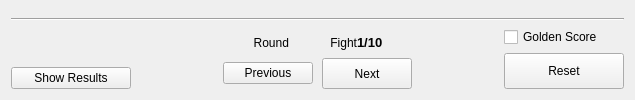
      <widget class="QWidget" name="tab_view">
       <property name="toolTip">
        <string>Score board (Ctrl+2)</string>
       </property>
       <attribute name="icon">
        <iconset resource="ipponboard.qrc">
         <normaloff>:/res/images/logo_team.png</normaloff>:/res/images/logo_team.png</iconset>
       </attribute>
       <attribute name="title">
        <string>Board</string>
       </attribute>
       <layout class="QVBoxLayout" name="verticalLayout_6" stretch="10,0,0">
        <item>
         <widget class="QFrame" name="frame_primary_view">
          <property name="styleSheet">
           <string notr="true"/>
          </property>
          <property name="frameShape">
           <enum>QFrame::NoFrame</enum>
          </property>
          <property name="frameShadow">
           <enum>QFrame::Plain</enum>
          </property>
          <layout class="QVBoxLayout" name="verticalLayout_4">
           <property name="leftMargin">
            <number>0</number>
           </property>
           <property name="topMargin">
            <number>0</number>
           </property>
           <property name="rightMargin">
            <number>0</number>
           </property>
           <property name="bottomMargin">
            <number>0</number>
           </property>
           <item>
            <layout class="QVBoxLayout" name="verticalLayout_3"/>
           </item>
          </layout>
         </widget>
        </item>
        <item>
         <widget class="Line" name="line_2">
          <property name="orientation">
           <enum>Qt::Horizontal</enum>
          </property>
         </widget>
        </item>
        <item>
         <layout class="QHBoxLayout" name="horizontalLayout_2" stretch="0,1,0,1,0">
          <property name="spacing">
           <number>12</number>
          </property>
          <item>
           <layout class="QVBoxLayout" name="verticalLayout">
            <property name="spacing">
             <number>0</number>
            </property>
            <property name="leftMargin">
             <number>0</number>
            </property>
            <item>
             <spacer name="verticalSpacer">
              <property name="orientation">
               <enum>Qt::Vertical</enum>
              </property>
              <property name="sizeHint" stdset="0">
               <size>
                <width>20</width>
                <height>40</height>
               </size>
              </property>
             </spacer>
            </item>
            <item>
             <widget class="QPushButton" name="button_pause">
              <property name="minimumSize">
               <size>
                <width>120</width>
                <height>0</height>
               </size>
              </property>
              <property name="focusPolicy">
               <enum>Qt::NoFocus</enum>
              </property>
              <property name="toolTip">
               <string>Show result screen (F4)</string>
              </property>
              <property name="text">
               <string>Show Results</string>
              </property>
              <property name="icon">
               <iconset resource="ipponboard.qrc">
                <normaloff>:/res/images/off.png</normaloff>
                <normalon>:/res/images/on_green.png</normalon>
                <activeoff>:/res/images/off.png</activeoff>
                <selectedoff>:/res/images/off.png</selectedoff>:/res/images/off.png</iconset>
              </property>
              <property name="iconSize">
               <size>
                <width>24</width>
                <height>24</height>
               </size>
              </property>
              <property name="shortcut">
               <string notr="true"/>
              </property>
              <property name="checkable">
               <bool>true</bool>
              </property>
             </widget>
            </item>
           </layout>
          </item>
          <item>
           <spacer name="horizontalSpacer_10">
            <property name="orientation">
             <enum>Qt::Horizontal</enum>
            </property>
            <property name="sizeHint" stdset="0">
             <size>
              <width>40</width>
              <height>20</height>
             </size>
            </property>
           </spacer>
          </item>
          <item>
           <layout class="QVBoxLayout" name="verticalLayout_5">
            <property name="spacing">
             <number>0</number>
            </property>
            <property name="topMargin">
             <number>0</number>
            </property>
            <item>
             <layout class="QHBoxLayout" name="horizontalLayout_4">
              <property name="topMargin">
               <number>0</number>
              </property>
              <item>
               <spacer name="horizontalSpacer_8">
                <property name="orientation">
                 <enum>Qt::Horizontal</enum>
                </property>
                <property name="sizeHint" stdset="0">
                 <size>
                  <width>20</width>
                  <height>20</height>
                 </size>
                </property>
               </spacer>
              </item>
              <item>
               <widget class="QLabel" name="label_round">
                <property name="font">
                 <font>
                  <weight>50</weight>
                  <italic>false</italic>
                  <bold>false</bold>
                 </font>
                </property>
                <property name="layoutDirection">
                 <enum>Qt::LeftToRight</enum>
                </property>
                <property name="text">
                 <string>Round</string>
                </property>
                <property name="alignment">
                 <set>Qt::AlignRight|Qt::AlignTrailing|Qt::AlignVCenter</set>
                </property>
               </widget>
              </item>
              <item>
               <widget class="ScaledImage" name="widget_currentRound" native="true">
                <property name="minimumSize">
                 <size>
                  <width>20</width>
                  <height>20</height>
                 </size>
                </property>
               </widget>
              </item>
              <item>
               <spacer name="horizontalSpacer_9">
                <property name="orientation">
                 <enum>Qt::Horizontal</enum>
                </property>
                <property name="sizeType">
                 <enum>QSizePolicy::Fixed</enum>
                </property>
                <property name="sizeHint" stdset="0">
                 <size>
                  <width>20</width>
                  <height>20</height>
                 </size>
                </property>
               </spacer>
              </item>
              <item>
               <widget class="QLabel" name="label_8">
                <property name="font">
                 <font>
                  <weight>50</weight>
                  <bold>false</bold>
                 </font>
                </property>
                <property name="frameShape">
                 <enum>QFrame::NoFrame</enum>
                </property>
                <property name="frameShadow">
                 <enum>QFrame::Plain</enum>
                </property>
                <property name="text">
                 <string>Fight</string>
                </property>
                <property name="alignment">
                 <set>Qt::AlignRight|Qt::AlignTrailing|Qt::AlignVCenter</set>
                </property>
               </widget>
              </item>
              <item>
               <widget class="QLabel" name="label_fight">
                <property name="font">
                 <font>
                  <pointsize>10</pointsize>
                  <weight>75</weight>
                  <italic>false</italic>
                  <bold>true</bold>
                 </font>
                </property>
                <property name="text">
                 <string>1/10</string>
                </property>
                <property name="alignment">
                 <set>Qt::AlignLeading|Qt::AlignLeft|Qt::AlignVCenter</set>
                </property>
               </widget>
              </item>
              <item>
               <spacer name="horizontalSpacer_7">
                <property name="orientation">
                 <enum>Qt::Horizontal</enum>
                </property>
                <property name="sizeHint" stdset="0">
                 <size>
                  <width>20</width>
                  <height>20</height>
                 </size>
                </property>
               </spacer>
              </item>
             </layout>
            </item>
            <item>
             <layout class="QHBoxLayout" name="layoutTabView" stretch="0,0,0,0">
              <property name="spacing">
               <number>9</number>
              </property>
              <item>
               <spacer name="horizontalSpacer_2">
                <property name="orientation">
                 <enum>Qt::Horizontal</enum>
                </property>
                <property name="sizeHint" stdset="0">
                 <size>
                  <width>40</width>
                  <height>20</height>
                 </size>
                </property>
               </spacer>
              </item>
              <item>
               <widget class="QPushButton" name="button_prev">
                <property name="minimumSize">
                 <size>
                  <width>90</width>
                  <height>0</height>
                 </size>
                </property>
                <property name="focusPolicy">
                 <enum>Qt::NoFocus</enum>
                </property>
                <property name="toolTip">
                 <string>Re-load previous fight data (Note: the current data will be saved)</string>
                </property>
                <property name="text">
                 <string>Previous</string>
                </property>
                <property name="icon">
                 <iconset resource="ipponboard.qrc">
                  <normaloff>:/res/icons/left.png</normaloff>:/res/icons/left.png</iconset>
                </property>
                <property name="iconSize">
                 <size>
                  <width>16</width>
                  <height>24</height>
                 </size>
                </property>
               </widget>
              </item>
              <item>
               <widget class="QPushButton" name="button_next">
                <property name="minimumSize">
                 <size>
                  <width>90</width>
                  <height>0</height>
                 </size>
                </property>
                <property name="maximumSize">
                 <size>
                  <width>16777215</width>
                  <height>32</height>
                 </size>
                </property>
                <property name="focusPolicy">
                 <enum>Qt::NoFocus</enum>
                </property>
                <property name="toolTip">
                 <string>Continue with next fight (current data will be saved)</string>
                </property>
                <property name="text">
                 <string notr="true">Next</string>
                </property>
                <property name="icon">
                 <iconset resource="ipponboard.qrc">
                  <normaloff>:/res/icons/right.png</normaloff>:/res/icons/right.png</iconset>
                </property>
                <property name="iconSize">
                 <size>
                  <width>16</width>
                  <height>24</height>
                 </size>
                </property>
               </widget>
              </item>
              <item>
               <spacer name="horizontalSpacer_6">
                <property name="orientation">
                 <enum>Qt::Horizontal</enum>
                </property>
                <property name="sizeHint" stdset="0">
                 <size>
                  <width>40</width>
                  <height>20</height>
                 </size>
                </property>
               </spacer>
              </item>
             </layout>
            </item>
           </layout>
          </item>
          <item>
           <spacer name="horizontalSpacer_11">
            <property name="orientation">
             <enum>Qt::Horizontal</enum>
            </property>
            <property name="sizeHint" stdset="0">
             <size>
              <width>40</width>
              <height>20</height>
             </size>
            </property>
           </spacer>
          </item>
          <item>
           <layout class="QVBoxLayout" name="verticalLayout_8" stretch="0,0">
            <property name="spacing">
             <number>6</number>
            </property>
            <property name="leftMargin">
             <number>0</number>
            </property>
            <item>
             <widget class="QCheckBox" name="button_golden_score">
              <property name="minimumSize">
               <size>
                <width>120</width>
                <height>0</height>
               </size>
              </property>
              <property name="focusPolicy">
               <enum>Qt::NoFocus</enum>
              </property>
              <property name="toolTip">
               <string>Toggle Golden Score mode</string>
              </property>
              <property name="layoutDirection">
               <enum>Qt::LeftToRight</enum>
              </property>
              <property name="text">
               <string>Golden Score</string>
              </property>
              <property name="iconSize">
               <size>
                <width>24</width>
                <height>24</height>
               </size>
              </property>
              <property name="shortcut">
               <string notr="true"/>
              </property>
              <property name="checkable">
               <bool>true</bool>
              </property>
             </widget>
            </item>
            <item>
             <widget class="QPushButton" name="button_reset">
              <property name="sizePolicy">
               <sizepolicy hsizetype="Minimum" vsizetype="MinimumExpanding">
                <horstretch>0</horstretch>
                <verstretch>0</verstretch>
               </sizepolicy>
              </property>
              <property name="minimumSize">
               <size>
                <width>120</width>
                <height>0</height>
               </size>
              </property>
              <property name="maximumSize">
               <size>
                <width>16777215</width>
                <height>16777215</height>
               </size>
              </property>
              <property name="focusPolicy">
               <enum>Qt::NoFocus</enum>
              </property>
              <property name="toolTip">
               <string>Reset current scores and timers (Ctrl + Backspace)</string>
              </property>
              <property name="text">
               <string>Reset</string>
              </property>
             </widget>
            </item>
           </layout>
          </item>
         </layout>
        </item>
       </layout>
      </widget>
